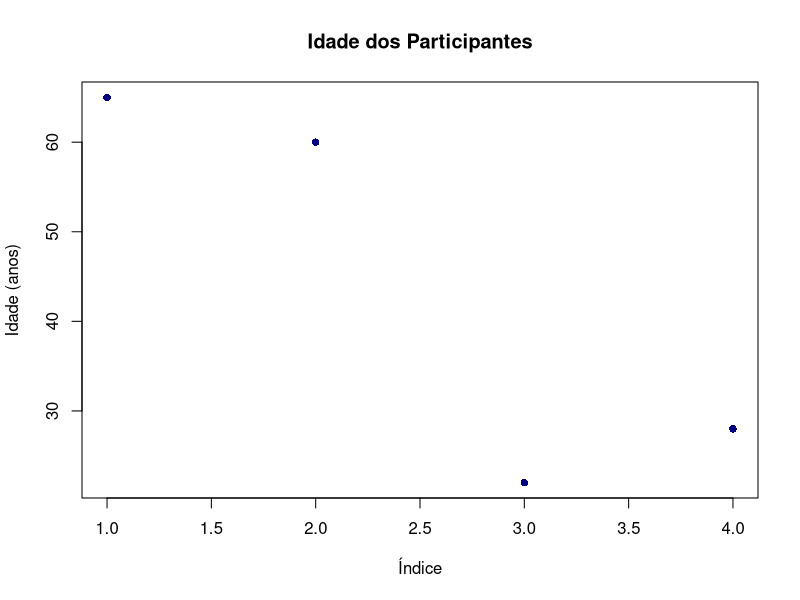
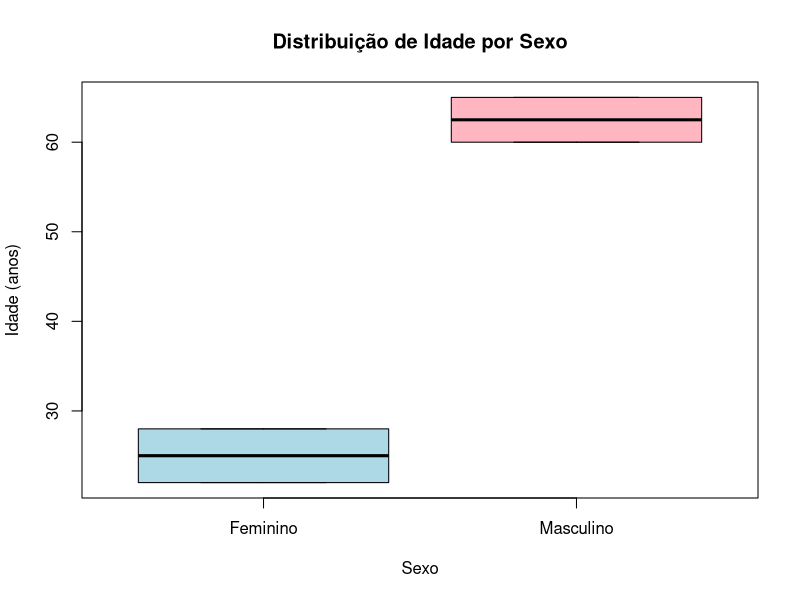
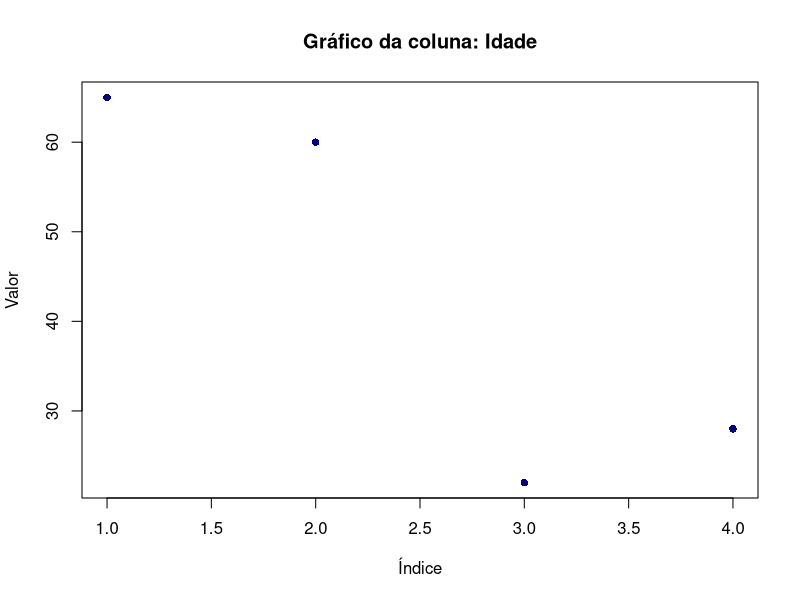
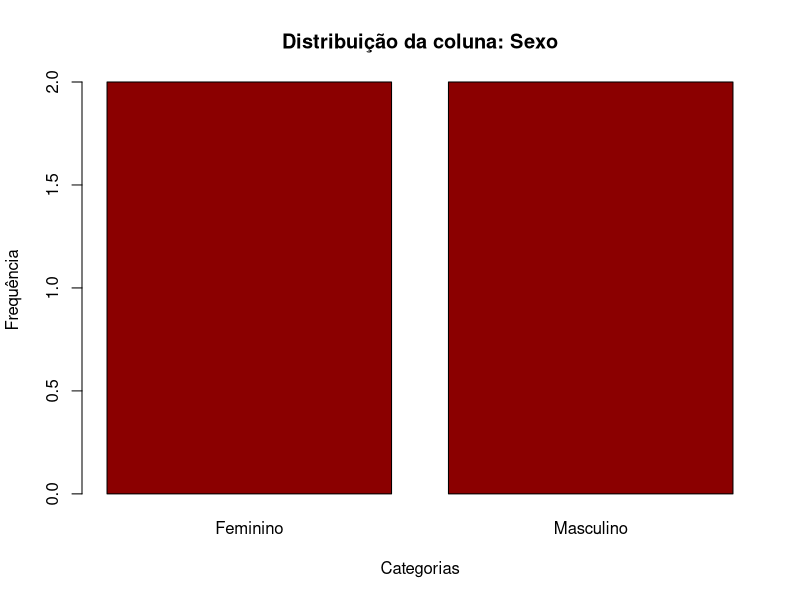
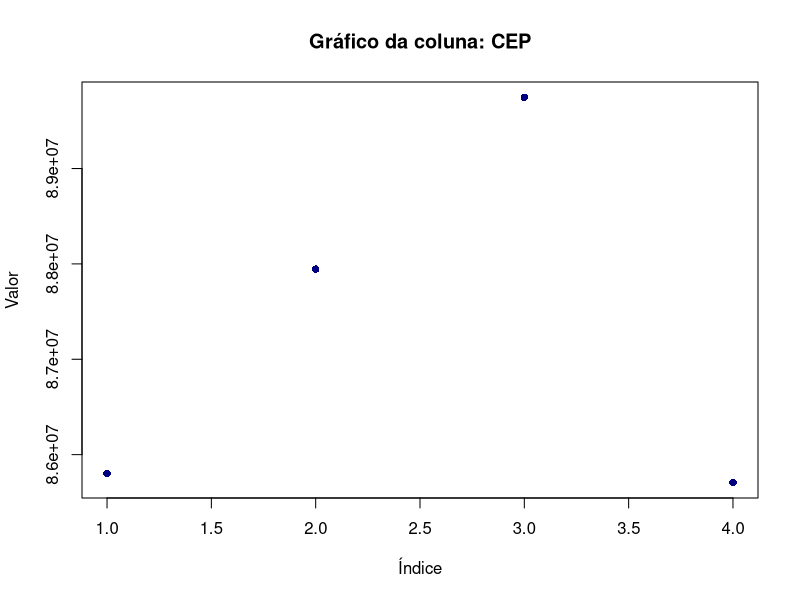

R code for these plots, in order:
## ---- chunk 1
#| label: comentarios
#| echo: true

# O uso de # no início de uma linha significa uma linha de comentário
# Essa linha não é executada pelo R
# Use comentários para documentar seu código!
## ---- chunk 2
#| label: variaveis-basicas

# Declarando variáveis simples
a <- 1
b <- 2

# Operações matemáticas
a + b
## ---- chunk 3
#| label: vetores

# Vetor numérico simples
a <- 1

# Vetor com múltiplos elementos
numeros <- c(1, 2, 3, 4, 5)
## ---- chunk 4
#| label: listas

# Lista com diferentes tipos de dados
a <- list("a", 1, "b")
## ---- chunk 5
#| label: dataframe-exemplo

# Criando um data frame com informações de pacientes
df <- data.frame(
  Nome = c("João", "José", "Maria", "Antônia"),
  Idade = c(65, 60, 22, 28),
  Sexo = c("Masculino", "Masculino", "Feminino", "Feminino"),
  CEP = c(85802159, 87945632, 89745632, 85706984),
  Curso = c("Nutrição", "Educação Física", "Fisioterapia", "Medicina")
)

# Visualizando o resumo dos dados
summary(df)
## ---- chunk 6
#| label: acessar-colunas
#| fig-cap: "Gráfico de dispersão da idade dos participantes"

# Plotando a idade dos participantes
plot(df$Idade,
     main = "Idade dos Participantes",
     ylab = "Idade (anos)",
     xlab = "Índice",
     col = "navy",
     pch = 16)
## ---- chunk 7
#| label: numeric

a <- 1
a
class(a)
## ---- chunk 8
#| label: integer

a <- 1L
a
class(a)
## ---- chunk 9
#| label: character

a <- "1"
a
class(a)
## ---- chunk 10
#| label: factor

a <- "1"
a <- as.factor(a)
class(a)
## ---- chunk 11
#| label: logical

a <- 1
b <- 2
a == b  # Retorna FALSE
## ---- chunk 12
#| label: na-values

a <- c(1, 2, NA)
a
a + 2  # O NA se propaga nas operações
## ---- chunk 13
#| label: converter-factor
#| fig-cap: "Distribuição de idade por sexo"

# Convertendo a variável Sexo para fator
df$Sexo <- as.factor(df$Sexo)

# Agora conseguimos criar um boxplot adequado
plot(x = df$Sexo,
     y = df$Idade,
     xlab = "Sexo",
     ylab = "Idade (anos)",
     col = c("lightblue", "lightpink"),
     main = "Distribuição de Idade por Sexo")
## ---- chunk 14
#| label: operadores-logicos

# Exemplos de operadores lógicos
1 > 2   # FALSE
1 < 2   # TRUE
1 <= 2  # TRUE
1 >= 2  # FALSE
1 != 2  # TRUE
2 == 2  # TRUE
## ---- chunk 15
#| label: operadores-dataframe

df$Idade > 50  # Quais idades são maiores que 50?
df$Idade >= 60  # Quais são idosos (>=60 anos)?
## ---- chunk 16
#| label: if-else

a <- 200
b <- 1

if (a > b) {
  print(paste(a, "é maior que", b))
} else {
  print(paste(a, "não é maior que", b))
}
## ---- chunk 17
#| label: ifelse-exemplo

# Classificando idades em adultos e crianças
idades <- c(1, 2, 3, 4, 5, 6, 7, 8, 9, 10, 21, 25, 38, 48, 54)
classificacao <- ifelse(idades >= 10, "Adulto", "Criança")
classificacao
## ---- chunk 18
#| label: ifelse-dataframe

# Classificando participantes como idosos ou adultos
classificacao_idade <- ifelse(df$Idade >= 60, "Idoso", "Adulto")
classificacao_idade
## ---- chunk 19
#| label: loop-basico

# Imprimindo números de 1 a 10
for (i in 1:10) {
  print(i)
}
## ---- chunk 20
#| label: loop-graficos
#| fig-cap: "Gráficos automáticos para cada variável do data frame"
#| fig-width: 8
#| fig-height: 6

# Loop para gerar gráficos de todas as colunas
for (col in names(df)) {
  if (is.numeric(df[[col]])) {
    # Se a coluna for numérica, cria gráfico de dispersão
    plot(df[[col]],
         main = paste("Gráfico da coluna:", col),
         xlab = "Índice",
         ylab = "Valor",
         col = "navy",
         pch = 16)
  } else if (is.factor(df[[col]])) {
    # Se a coluna for fator, cria gráfico de barras
    counts <- table(df[[col]])
    barplot(counts,
            main = paste("Distribuição da coluna:", col),
            col = "darkred",
            border = "black",
            xlab = "Categorias",
            ylab = "Frequência")
  }
}
